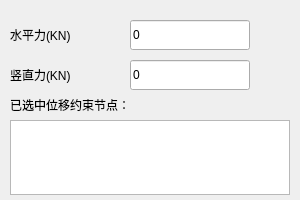
<?xml version="1.0" encoding="UTF-8"?>
<ui version="4.0">
 <class>SetFClass</class>
 <widget class="QMainWindow" name="SetFClass">
  <property name="geometry">
   <rect>
    <x>0</x>
    <y>0</y>
    <width>300</width>
    <height>200</height>
   </rect>
  </property>
  <property name="minimumSize">
   <size>
    <width>300</width>
    <height>200</height>
   </size>
  </property>
  <property name="maximumSize">
   <size>
    <width>300</width>
    <height>200</height>
   </size>
  </property>
  <property name="windowTitle">
   <string>集中力</string>
  </property>
  <widget class="QWidget" name="centralWidget">
   <widget class="QLabel" name="label">
    <property name="geometry">
     <rect>
      <x>10</x>
      <y>20</y>
      <width>60</width>
      <height>30</height>
     </rect>
    </property>
    <property name="text">
     <string>水平力(KN)</string>
    </property>
   </widget>
   <widget class="QLabel" name="label_2">
    <property name="geometry">
     <rect>
      <x>10</x>
      <y>60</y>
      <width>60</width>
      <height>30</height>
     </rect>
    </property>
    <property name="text">
     <string>竖直力(KN)</string>
    </property>
   </widget>
   <widget class="QLineEdit" name="HF">
    <property name="geometry">
     <rect>
      <x>130</x>
      <y>20</y>
      <width>120</width>
      <height>30</height>
     </rect>
    </property>
    <property name="text">
     <string>0</string>
    </property>
   </widget>
   <widget class="QLineEdit" name="VF">
    <property name="geometry">
     <rect>
      <x>130</x>
      <y>60</y>
      <width>120</width>
      <height>30</height>
     </rect>
    </property>
    <property name="text">
     <string>0</string>
    </property>
   </widget>
   <widget class="QTextBrowser" name="textBrowser">
    <property name="geometry">
     <rect>
      <x>10</x>
      <y>120</y>
      <width>280</width>
      <height>75</height>
     </rect>
    </property>
   </widget>
   <widget class="QLabel" name="label_3">
    <property name="geometry">
     <rect>
      <x>10</x>
      <y>90</y>
      <width>120</width>
      <height>30</height>
     </rect>
    </property>
    <property name="text">
     <string>已选中位移约束节点：</string>
    </property>
   </widget>
  </widget>
 </widget>
 <layoutdefault spacing="6" margin="11"/>
 <resources/>
 <connections/>
</ui>
